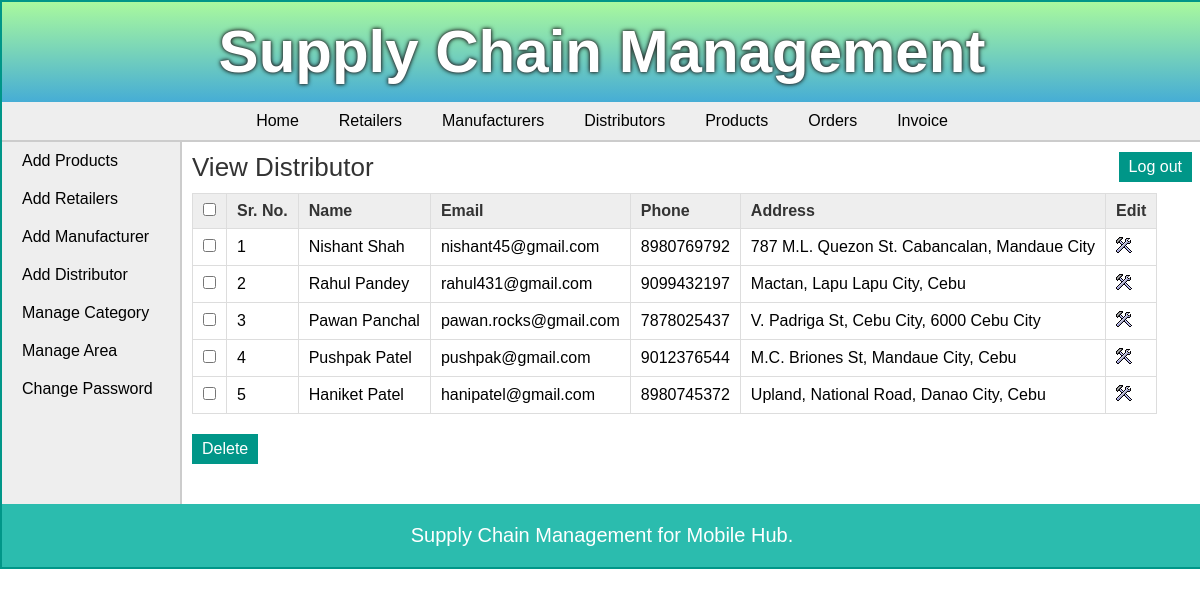
Screenshot of /admin/view_distributor.php (signed in) with the database file from the repository.
### tables this page shows
CREATE TABLE `distributor` (
  `dist_id` int(11) NOT NULL,
  `dist_name` varchar(25) NOT NULL,
  `dist_email` varchar(50) DEFAULT NULL,
  `dist_phone` varchar(10) NOT NULL,
  `dist_address` varchar(200) DEFAULT NULL
);

### admin/view_distributor.php (the view, shortened to what this page needs)
<?php
	include("../includes/config.php");
	if(isset($_SESSION['admin_login'])) {
		if($_SESSION['admin_login'] == true) {
			$query_selectDistributor = "SELECT * FROM distributor";
			$result_selectDistributor = mysqli_query($con,$query_selectDistributor);
		}
		else {
			header('Location:../index.php');
		}
	}
	else {
		header('Location:../index.php');
	}
?>
<!DOCTYPE html>
<html>
<head>
	<link rel="stylesheet" href="../includes/main_style.css" >
</head>
<body>
	<?php
		include("../includes/header.inc.php");
		include("../includes/nav_admin.inc.php");
		include("../includes/aside_admin.inc.php");
	?>
	<section>
		<h1>View Distributor</h1>
		<form action="" method="POST" class="form">
		<table class="table_displayData">
			<tr>
				<th> <input type="checkbox" onClick="toggle(this)" /> </th>
				<th>Sr. No.</th>
				<th>Name</th>
				<th>Email</th>
				<th>Phone</th>
				<th>Address</th>
				<th> Edit </th>
			</tr>
			<?php $i=1; while($row_selectDistributor = mysqli_fetch_array($result_selectDistributor)) { ?>
			<tr>
				<td> <input type="checkbox" name="chkId[]" value="<?php echo $row_selectDistributor['dist_id']; ?>" /> </td>
				<td> <?php echo $i; ?> </td>
				<td> <?php echo $row_selectDistributor['dist_name']; ?> </td>
				<td> <?php echo $row_selectDistributor['dist_email']; ?> </td>
				<td> <?php echo $row_selectDistributor['dist_phone']; ?> </td>
				<td> <?php echo $row_selectDistributor['dist_address']; ?> </td>
				<td> <a href="edit_distributor.php?id=<?php echo $row_selectDistributor['dist_id']; ?>"><img src="../images/edit.png" alt="edit" /></a> </td>
			</tr>
			<?php $i++; } ?>
		</table>
		<input type="submit" value="Delete" class="submit_button"/>
		</form>
	</section>
	<?php
		include("../includes/footer.inc.php");
	?>
</body>
</html>

### includes/main_style.css (style rules this page uses)
* { font-family: arial,sans-serif; margin:0px; padding:0px; }
body { width:1200px; margin:auto; border:2px solid #009688; }
a { text-decoration:none; }
.submit_button { font-size:16px; margin-top:20px; margin-right:20px; padding:6px 10px; background-color:#009688; border:none; color:white; }
section { width:1000px; padding:10px; padding-bottom:40px; }
section h1 { margin-bottom:10px; font-weight:normal; color:#333; font-size: 26px; }
table { border-collapse: collapse; }
.table_displayData td, .table_displayData th { border:1px solid #ddd; padding: 8px 10px; text-align: left; }
.table_displayData th { background-color:#eee; color:#333; }

### rows the page displays
distributor: dist_name "Nishant Shah", dist_email "nishant45@gmail.com", dist_phone "8980769792", dist_address "787 M.L. Quezon St. Cabancalan, Mandaue City"
distributor: dist_name "Rahul Pandey", dist_email "rahul431@gmail.com", dist_phone "9099432197", dist_address "Mactan, Lapu Lapu City, Cebu"
distributor: dist_name "Pawan Panchal", dist_email "pawan.rocks@gmail.com", dist_phone "7878025437", dist_address "V. Padriga St, Cebu City, 6000 Cebu City"
distributor: dist_name "Pushpak Patel", dist_email "pushpak@gmail.com", dist_phone "9012376544", dist_address "M.C. Briones St, Mandaue City, Cebu"
distributor: dist_name "Haniket Patel", dist_email "hanipatel@gmail.com", dist_phone "8980745372", dist_address "Upland, National Road, Danao City, Cebu"
